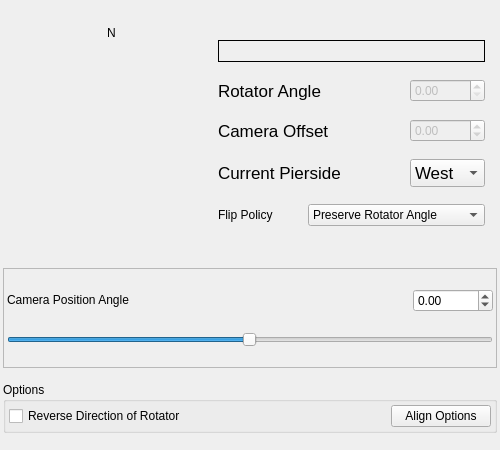
<?xml version='1.0' encoding='utf-8'?>
<ui version="4.0">
 <class>RotatorDialog</class>
 <widget class="QDialog" name="RotatorDialog">
  <property name="geometry">
   <rect>
    <x>0</x>
    <y>0</y>
    <width>500</width>
    <height>450</height>
   </rect>
  </property>
  <property name="minimumSize">
   <size>
    <width>500</width>
    <height>450</height>
   </size>
  </property>
  <property name="windowTitle">
   <string>Rotator Control</string>
  </property>
  <property name="autoFillBackground">
   <bool>false</bool>
  </property>
  <layout class="QVBoxLayout" name="verticalLayout_4">
   <property name="spacing">
    <number>3</number>
   </property>
   <property name="leftMargin">
    <number>3</number>
   </property>
   <property name="topMargin">
    <number>3</number>
   </property>
   <property name="rightMargin">
    <number>3</number>
   </property>
   <property name="bottomMargin">
    <number>3</number>
   </property>
   <item>
    <widget class="QFrame" name="Display">
     <property name="maximumSize">
      <size>
       <width>16777215</width>
       <height>240</height>
      </size>
     </property>
     <layout class="QHBoxLayout" name="horizontalLayout_4">
      <property name="spacing">
       <number>3</number>
      </property>
      <item>
       <layout class="QGridLayout" name="gridLayout_6">
        <property name="spacing">
         <number>3</number>
        </property>
        <item row="0" column="0" alignment="Qt::AlignHCenter">
         <widget class="QLabel" name="label_5">
          <property name="maximumSize">
           <size>
            <width>20</width>
            <height>20</height>
           </size>
          </property>
          <property name="text">
           <string>N</string>
          </property>
         </widget>
        </item>
        <item row="1" column="0">
         <widget class="QRoundProgressBar" name="paGauge" native="true">
          <property name="enabled">
           <bool>false</bool>
          </property>
          <property name="minimumSize">
           <size>
            <width>200</width>
            <height>200</height>
           </size>
          </property>
          <property name="maximumSize">
           <size>
            <width>200</width>
            <height>200</height>
           </size>
          </property>
          <property name="baseSize">
           <size>
            <width>200</width>
            <height>0</height>
           </size>
          </property>
          <property name="toolTip">
           <string>&lt;html&gt;&lt;head/&gt;&lt;body&gt;&lt;p&gt;The rotator gauge displays the actual camera position angle (yellow) and the raw rotator angle (gray). Calibrate the rotator by plate solving in the Align module.&lt;/p&gt;&lt;/body&gt;&lt;/html&gt;</string>
          </property>
          <widget class="QRoundProgressBar" name="rotatorGauge" native="true">
           <property name="enabled">
            <bool>false</bool>
           </property>
           <property name="geometry">
            <rect>
             <x>25</x>
             <y>25</y>
             <width>150</width>
             <height>150</height>
            </rect>
           </property>
           <property name="minimumSize">
            <size>
             <width>150</width>
             <height>150</height>
            </size>
           </property>
           <property name="maximumSize">
            <size>
             <width>150</width>
             <height>150</height>
            </size>
           </property>
           <property name="baseSize">
            <size>
             <width>200</width>
             <height>0</height>
            </size>
           </property>
           <property name="toolTip">
            <string>&lt;html&gt;&lt;head/&gt;&lt;body&gt;&lt;p&gt;The rotator gauge displays the actual camera position angle (yellow) and the raw rotator angle (gray). To calibrate the rotator, capture and solve an image in the Align module.&lt;/p&gt;&lt;/body&gt;&lt;/html&gt;</string>
           </property>
           <widget class="QLineEdit" name="CurrentRotatorAngle">
            <property name="geometry">
             <rect>
              <x>30</x>
              <y>60</y>
              <width>90</width>
              <height>30</height>
             </rect>
            </property>
            <property name="maximumSize">
             <size>
              <width>90</width>
              <height>30</height>
             </size>
            </property>
            <property name="font">
             <font>
              <pointsize>20</pointsize>
             </font>
            </property>
            <property name="toolTip">
             <string />
            </property>
            <property name="frame">
             <bool>false</bool>
            </property>
            <property name="alignment">
             <set>Qt::AlignCenter</set>
            </property>
           </widget>
          </widget>
          <widget class="QCustomPlot" name="paRuler" native="true">
           <property name="geometry">
            <rect>
             <x>-4</x>
             <y>-4</y>
             <width>208</width>
             <height>208</height>
            </rect>
           </property>
          </widget>
         </widget>
        </item>
       </layout>
      </item>
      <item>
       <widget class="QFrame" name="Parameter">
        <property name="minimumSize">
         <size>
          <width>30</width>
          <height>0</height>
         </size>
        </property>
        <property name="toolTip">
         <string />
        </property>
        <layout class="QGridLayout" name="gridLayout_5">
         <property name="leftMargin">
          <number>3</number>
         </property>
         <property name="topMargin">
          <number>3</number>
         </property>
         <property name="rightMargin">
          <number>3</number>
         </property>
         <property name="bottomMargin">
          <number>3</number>
         </property>
         <property name="spacing">
          <number>3</number>
         </property>
         <item row="5" column="1" colspan="2">
          <widget class="QComboBox" name="FlipPolicy">
           <item>
            <property name="text">
             <string>Preserve Rotator Angle</string>
            </property>
           </item>
           <item>
            <property name="text">
             <string>Preserve Position Angle</string>
            </property>
           </item>
          </widget>
         </item>
         <item row="3" column="0" colspan="2">
          <widget class="QLabel" name="label">
           <property name="font">
            <font>
             <pointsize>13</pointsize>
            </font>
           </property>
           <property name="toolTip">
            <string>&lt;html&gt;&lt;head/&gt;&lt;body&gt;&lt;p&gt;The current pierside of the mount. A red frame indicates an unknown pierside. This is normal if the mount is parked. &lt;/p&gt;&lt;/body&gt;&lt;/html&gt;</string>
           </property>
           <property name="text">
            <string>Current Pierside</string>
           </property>
          </widget>
         </item>
         <item row="3" column="2" alignment="Qt::AlignRight">
          <widget class="QComboBox" name="MountPierside">
           <property name="minimumSize">
            <size>
             <width>75</width>
             <height>0</height>
            </size>
           </property>
           <property name="maximumSize">
            <size>
             <width>75</width>
             <height>16777215</height>
            </size>
           </property>
           <property name="font">
            <font>
             <pointsize>13</pointsize>
            </font>
           </property>
           <property name="toolTip">
            <string>&lt;html&gt;&lt;head/&gt;&lt;body&gt;&lt;p&gt;Current pierside of the mount&lt;/p&gt;&lt;/body&gt;&lt;/html&gt;</string>
           </property>
           <item>
            <property name="text">
             <string>West</string>
            </property>
           </item>
           <item>
            <property name="text">
             <string>East</string>
            </property>
           </item>
          </widget>
         </item>
         <item row="2" column="2" alignment="Qt::AlignRight">
          <widget class="QDoubleSpinBox" name="CameraOffset">
           <property name="enabled">
            <bool>false</bool>
           </property>
           <property name="minimumSize">
            <size>
             <width>75</width>
             <height>0</height>
            </size>
           </property>
           <property name="maximumSize">
            <size>
             <width>75</width>
             <height>16777215</height>
            </size>
           </property>
           <property name="toolTip">
            <string>&lt;html&gt;&lt;head/&gt;&lt;body&gt;&lt;p&gt;Camera offset angle&lt;/p&gt;&lt;/body&gt;&lt;/html&gt;</string>
           </property>
           <property name="decimals">
            <number>2</number>
           </property>
           <property name="minimum">
            <double>-360.000000000000000</double>
           </property>
           <property name="maximum">
            <double>360.000000000000000</double>
           </property>
           <property name="singleStep">
            <double>10.000000000000000</double>
           </property>
          </widget>
         </item>
         <item row="0" column="0" colspan="3">
          <widget class="QLabel" name="RotatorName">
           <property name="maximumSize">
            <size>
             <width>16777215</width>
             <height>22</height>
            </size>
           </property>
           <property name="frameShape">
            <enum>QFrame::Box</enum>
           </property>
           <property name="text">
            <string />
           </property>
           <property name="alignment">
            <set>Qt::AlignCenter</set>
           </property>
          </widget>
         </item>
         <item row="5" column="0">
          <widget class="QLabel" name="label_6">
           <property name="maximumSize">
            <size>
             <width>16777215</width>
             <height>24</height>
            </size>
           </property>
           <property name="toolTip">
            <string>&lt;html&gt;&lt;head/&gt;&lt;body&gt;&lt;p&gt;&lt;span style=" font-weight:600;"&gt;Flip Policy&lt;/span&gt; determines how the rotator reacts after a flip or if the result of a solved reference image reports a different pierside respective to the actual mount pierside.&lt;/p&gt;&lt;p&gt;Flip Policy can be altered in &lt;span style=" font-weight:600;"&gt;Align Options&lt;/span&gt;&lt;span style=" font-size:12pt;"&gt; under &amp;quot;Rotator Settings&amp;quot;.&lt;/span&gt;&lt;/p&gt;&lt;/body&gt;&lt;/html&gt;</string>
           </property>
           <property name="text">
            <string>Flip Policy</string>
           </property>
          </widget>
         </item>
         <item row="1" column="2" alignment="Qt::AlignRight">
          <widget class="QDoubleSpinBox" name="RotatorAngle">
           <property name="enabled">
            <bool>false</bool>
           </property>
           <property name="minimumSize">
            <size>
             <width>75</width>
             <height>0</height>
            </size>
           </property>
           <property name="maximumSize">
            <size>
             <width>75</width>
             <height>16777215</height>
            </size>
           </property>
           <property name="toolTip">
            <string>&lt;html&gt;&lt;head/&gt;&lt;body&gt;&lt;p&gt;Raw rotator Angle&lt;/p&gt;&lt;/body&gt;&lt;/html&gt;</string>
           </property>
           <property name="decimals">
            <number>2</number>
           </property>
           <property name="maximum">
            <double>360.000000000000000</double>
           </property>
           <property name="singleStep">
            <double>1.000000000000000</double>
           </property>
          </widget>
         </item>
         <item row="1" column="0" colspan="2">
          <widget class="QLabel" name="label_2">
           <property name="font">
            <font>
             <pointsize>13</pointsize>
            </font>
           </property>
           <property name="toolTip">
            <string>&lt;html&gt;&lt;head/&gt;&lt;body&gt;&lt;p&gt;The raw rotator full circle angle of the rotator device, which is calculated as the difference of the rotator origin (zero angle) respective to North on pierside WEST or respective to South on pierside EAST.&lt;/p&gt;&lt;/body&gt;&lt;/html&gt;</string>
           </property>
           <property name="text">
            <string>Rotator Angle</string>
           </property>
          </widget>
         </item>
         <item row="2" column="0" colspan="2">
          <widget class="QLabel" name="label_4">
           <property name="font">
            <font>
             <pointsize>13</pointsize>
            </font>
           </property>
           <property name="toolTip">
            <string>&lt;html&gt;&lt;head/&gt;&lt;body&gt;&lt;p&gt;The angle of the camera upright direction (see FOV) respective to the rotator origin direction. The camera offset is determined automatically by a &lt;span style=" font-weight:700;"&gt;Capture &amp;amp; Solve&lt;/span&gt; or a &lt;span style=" font-weight:700;"&gt;Load &amp;amp; Slew&lt;/span&gt; in the Align module. &lt;/p&gt;&lt;p&gt;The camera offset is measured in position angle scope (-179.99° to 180.00°).&lt;/p&gt;&lt;/body&gt;&lt;/html&gt;</string>
           </property>
           <property name="text">
            <string>Camera Offset</string>
           </property>
          </widget>
         </item>
        </layout>
       </widget>
      </item>
     </layout>
    </widget>
   </item>
   <item>
    <widget class="QFrame" name="PAControl">
     <property name="maximumSize">
      <size>
       <width>16777215</width>
       <height>100</height>
      </size>
     </property>
     <property name="frameShape">
      <enum>QFrame::StyledPanel</enum>
     </property>
     <property name="frameShadow">
      <enum>QFrame::Raised</enum>
     </property>
     <layout class="QGridLayout" name="gridLayout_2">
      <property name="leftMargin">
       <number>3</number>
      </property>
      <property name="topMargin">
       <number>3</number>
      </property>
      <property name="rightMargin">
       <number>3</number>
      </property>
      <property name="bottomMargin">
       <number>3</number>
      </property>
      <property name="spacing">
       <number>3</number>
      </property>
      <item row="0" column="0">
       <widget class="QLabel" name="label_3">
        <property name="maximumSize">
         <size>
          <width>16777215</width>
          <height>20</height>
         </size>
        </property>
        <property name="toolTip">
         <string>&lt;html&gt;&lt;head/&gt;&lt;body&gt;&lt;p&gt;Setting the camera position angle shall move the rotator. The gauge reflects the state of the rotator. Depending on the accuracy of the rotator there can be some deviation in the ending position angle.&lt;/p&gt;&lt;p&gt;The position angle is measured East of North in degrees.&lt;/p&gt;&lt;/body&gt;&lt;/html&gt;</string>
        </property>
        <property name="text">
         <string>Camera Position Angle</string>
        </property>
       </widget>
      </item>
      <item row="0" column="1">
       <widget class="QDoubleSpinBox" name="CameraPA">
        <property name="minimumSize">
         <size>
          <width>80</width>
          <height>0</height>
         </size>
        </property>
        <property name="maximumSize">
         <size>
          <width>70</width>
          <height>16777215</height>
         </size>
        </property>
        <property name="toolTip">
         <string>&lt;html&gt;&lt;head/&gt;&lt;body&gt;&lt;p&gt;Current Camera Position Angle&lt;/p&gt;&lt;/body&gt;&lt;/html&gt;</string>
        </property>
        <property name="keyboardTracking">
         <bool>true</bool>
        </property>
        <property name="decimals">
         <number>2</number>
        </property>
        <property name="minimum">
         <double>-179.990000000000009</double>
        </property>
        <property name="maximum">
         <double>180.000000000000000</double>
        </property>
        <property name="singleStep">
         <double>1.000000000000000</double>
        </property>
        <property name="stepType">
         <enum>QAbstractSpinBox::AdaptiveDecimalStepType</enum>
        </property>
       </widget>
      </item>
      <item row="1" column="0" colspan="2">
       <widget class="QSlider" name="CameraPASlider">
        <property name="minimumSize">
         <size>
          <width>140</width>
          <height>0</height>
         </size>
        </property>
        <property name="toolTip">
         <string />
        </property>
        <property name="minimum">
         <number>-17999</number>
        </property>
        <property name="maximum">
         <number>18000</number>
        </property>
        <property name="singleStep">
         <number>100</number>
        </property>
        <property name="pageStep">
         <number>1000</number>
        </property>
        <property name="orientation">
         <enum>Qt::Horizontal</enum>
        </property>
       </widget>
      </item>
     </layout>
    </widget>
   </item>
   <item>
    <widget class="QGroupBox" name="Options">
     <property name="sizePolicy">
      <sizepolicy hsizetype="Preferred" vsizetype="Fixed">
       <horstretch>0</horstretch>
       <verstretch>0</verstretch>
      </sizepolicy>
     </property>
     <property name="title">
      <string>Options</string>
     </property>
     <layout class="QHBoxLayout" name="horizontalLayout">
      <property name="spacing">
       <number>3</number>
      </property>
      <property name="leftMargin">
       <number>3</number>
      </property>
      <property name="topMargin">
       <number>3</number>
      </property>
      <property name="rightMargin">
       <number>3</number>
      </property>
      <property name="bottomMargin">
       <number>3</number>
      </property>
      <item>
       <widget class="QCheckBox" name="reverseDirection">
        <property name="text">
         <string>Reverse Direction of Rotator</string>
        </property>
       </widget>
      </item>
      <item>
       <widget class="QPushButton" name="AlignOptions">
        <property name="maximumSize">
         <size>
          <width>100</width>
          <height>16777215</height>
         </size>
        </property>
        <property name="text">
         <string>Align Options</string>
        </property>
        <property name="autoDefault">
         <bool>false</bool>
        </property>
       </widget>
      </item>
     </layout>
    </widget>
   </item>
  </layout>
 </widget>
 <customwidgets>
  <customwidget>
   <class>QCustomPlot</class>
   <extends>QWidget</extends>
   <header>auxiliary/qcustomplot.h</header>
   <container>1</container>
  </customwidget>
  <customwidget>
   <class>QRoundProgressBar</class>
   <extends>QWidget</extends>
   <header>QRoundProgressBar.h</header>
   <container>1</container>
  </customwidget>
 </customwidgets>
 <resources />
 <connections />
</ui>
